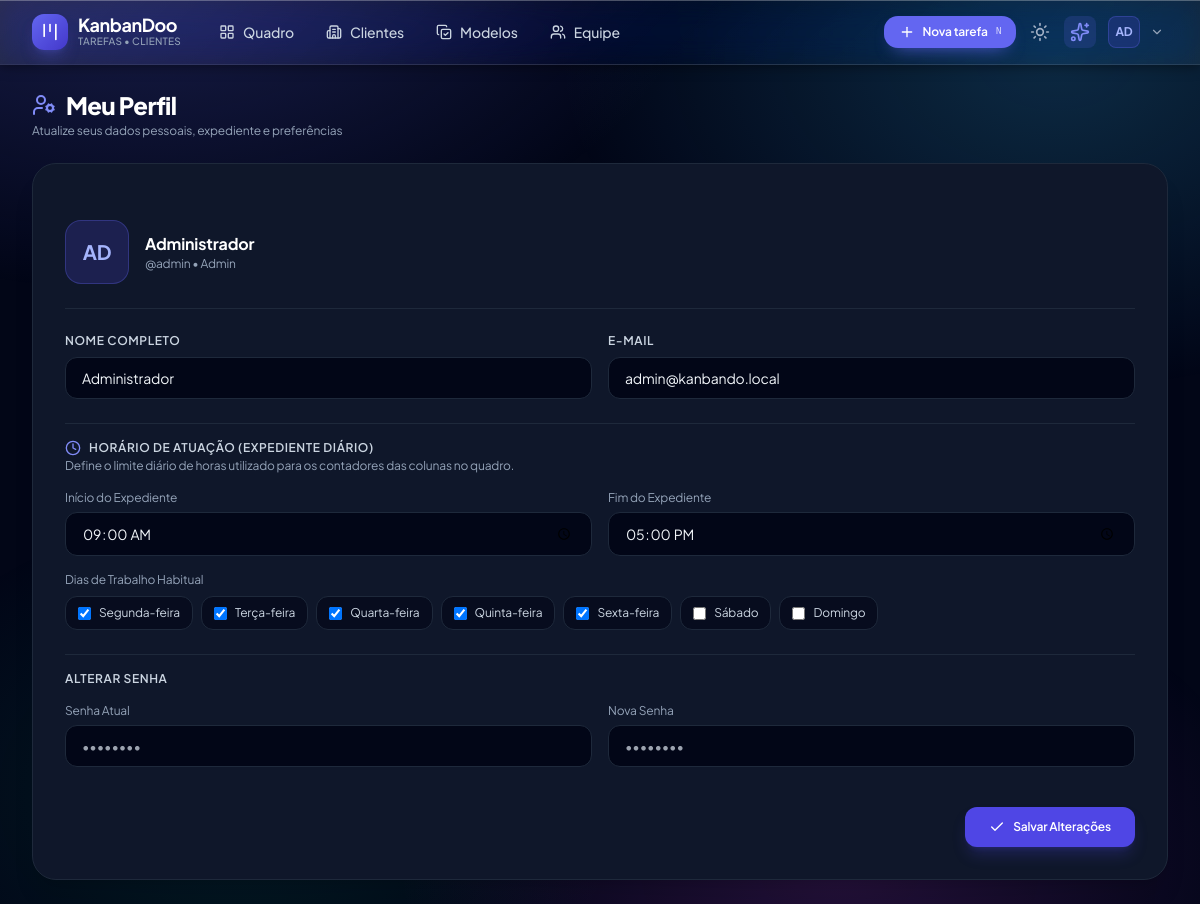
Screenshot of /perfil (signed in) with the database file from the repository.
### tables this page shows
CREATE TABLE users (
    id INTEGER PRIMARY KEY AUTOINCREMENT,
    username TEXT NOT NULL UNIQUE,
    password_hash TEXT NOT NULL,
    full_name TEXT NOT NULL,
    email TEXT NOT NULL UNIQUE,
    role TEXT NOT NULL DEFAULT 'member',
    avatar_path TEXT DEFAULT NULL,
    theme_preference TEXT NOT NULL DEFAULT 'dark',
    created_at DATETIME DEFAULT CURRENT_TIMESTAMP,
    updated_at DATETIME DEFAULT CURRENT_TIMESTAMP
, work_start_time VARCHAR(10) DEFAULT '09:00', work_end_time VARCHAR(10) DEFAULT '17:00', work_days VARCHAR(50) DEFAULT '1,2,3,4,5', board_view_mode VARCHAR(20) DEFAULT 'status', visible_columns_json TEXT DEFAULT NULL);

### app/bootstrap.php (called while the page is built, shortened)
<?php
require_once KD_ROOT . '/includes/auth.php';
function url(string $path = '/'): string
{
    $path = '/' . ltrim($path, '/');
    return BASE_PATH . ($path === '/' ? '/' : rtrim($path, '/'));
}
function current_path(): string
{
    $uri = parse_url($_SERVER['REQUEST_URI'] ?? '/', PHP_URL_PATH) ?? '/';
    $uri = rawurldecode($uri);
    $uri = '/' . trim($uri, '/');
    return $uri === '//' ? '/' : $uri;
}
function view_header(string $title): void
{
    require KD_ROOT . '/includes/header.php';
    require KD_ROOT . '/includes/navbar.php';
}
function view_footer(): void
{
    require KD_ROOT . '/includes/footer.php';
}

### app/Router.php (called while the page is built, shortened)
<?php
final class Router
{
    private array $routes = [];
    public function add(string $path, string $file, array $options = []): void
    {
        $this->routes[$this->normalize($path)] = [
            'file' => $file,
            'auth' => $options['auth'] ?? true,
            'admin' => $options['admin'] ?? false,
            'methods' => $options['methods'] ?? ['GET', 'POST'],
        ];
    }
    private function normalize(string $path): string
    {
        $path = '/' . trim($path, '/');
        return $path === '//' ? '/' : $path;
    }
    public function match(string $path): array
    {
        $path = $this->normalize($path);
        if (isset($this->routes[$path])) {
            return [$this->routes[$path], []];
        }
        return [null, []];
    }
    public function dispatch(string $path): void
    {
        [$route, $params] = $this->match($path);
        require KD_ROOT . '/app/' . ltrim($route['file'], '/');
    }
}

### index.php (called while the page is built, shortened)
<?php
require_once __DIR__ . '/app/bootstrap.php';
require_once __DIR__ . '/app/Router.php';
$router = new Router();
$path = current_path();
if (!is_logged_in() && !in_array($path, ['/entrar', '/login.php'], true) && !str_starts_with($path, '/api/')) {
    redirect(url('/entrar'));
}
$router->dispatch($path);

### includes/functions.php (called while the page is built, shortened)
<?php
function e(?string $string): string
{
    return htmlspecialchars((string)$string, ENT_QUOTES, 'UTF-8');
}

### includes/auth.php (called while the page is built, shortened)
<?php
require_once __DIR__ . '/functions.php';
function current_user(): ?array
{
    static $user = null;
    if ($user !== null) {
        return $user;
    }
    $pdo = get_pdo();
    $stmt = $pdo->prepare('SELECT id, username, full_name, email, role, avatar_path, theme_preference FROM users WHERE id = :id');
    $stmt->execute([':id' => $_SESSION['user_id']]);
    $user = $stmt->fetch();
    return $user;
}
function is_logged_in(): bool
{
    return current_user() !== null;
}
function is_admin(): bool
{
    $user = current_user();
    return $user && $user['role'] === 'admin';
}
function current_theme(): string
{
    $user = current_user();
    if ($user && !empty($user['theme_preference'])) {
        return $user['theme_preference'];
    }
    return 'dark';
}

### includes/navbar.php (shortened to what this page needs)
<?php
require_once __DIR__ . '/auth.php';
$currentUser = current_user();
$navClass = function (bool $active): string {
    return $active
        ? 'px-3.5 py-2 rounded-xl text-sm font-medium transition flex items-center gap-2 bg-indigo-600/10 text-indigo-400 border border-indigo-500/20'
        : 'px-3.5 py-2 rounded-xl text-sm font-medium transition flex items-center gap-2 text-slate-300 hover:text-white hover:bg-slate-800/50';
};
$navItems = [
    ['href' => url('/tarefas'),  'icon' => 'layout-grid', 'label' => 'Quadro',   'active' => in_array(current_path(), ['/', '/tarefas'], true) || str_starts_with(current_path(), '/tarefas/'), 'admin' => false],
    ['href' => url('/clientes'), 'icon' => 'building-2',  'label' => 'Clientes', 'active' => current_path() === '/clientes', 'admin' => false],
    ['href' => url('/modelos'),  'icon' => 'copy-check',  'label' => 'Modelos',  'active' => current_path() === '/modelos', 'admin' => false],
    ['href' => url('/equipe'),   'icon' => 'users',       'label' => 'Equipe',   'active' => current_path() === '/equipe', 'admin' => true],
];
?>
<header class="kd-header kd-glass sticky top-0 z-40 px-8 py-3">
    <div class="w-full flex items-center justify-between gap-4">
        <div class="flex items-center gap-6">
            <a href="<?= url('/tarefas') ?>" class="flex items-center gap-2.5 group" aria-label="KanbanDoo, ir para o quadro">
                <span class="w-9 h-9 rounded-xl bg-gradient-to-br from-indigo-500 to-indigo-700 flex items-center justify-center text-white shadow-lg shadow-indigo-500/25">
                    <i data-lucide="kanban" class="w-5 h-5"></i>
                </span>
                <span class="flex flex-col">
                    <span class="font-bold text-lg text-white tracking-tight leading-none">KanbanDoo</span>
                    <span class="text-[10px] text-slate-400 font-medium tracking-wide uppercase">Tarefas &bull; Clientes</span>
                </span>
            </a>
            <nav class="hidden md:flex items-center gap-1" aria-label="Navegação principal">
                <?php foreach ($navItems as $item): ?>
                    <a href="<?= e($item['href']) ?>" class="<?= $navClass($item['active']) ?>" <?= $item['active'] ? 'aria-current="page"' : '' ?>>
                        <i data-lucide="<?= e($item['icon']) ?>" class="w-4 h-4"></i>
                        <?= e($item['label']) ?>
                    </a>
                <?php endforeach; ?>
            </nav>
        </div>
        <div class="flex items-center gap-2">
            <button type="button" onclick="KD.openTaskForm()" class="kd-btn kd-btn--primary">
                <i data-lucide="plus" class="w-4 h-4"></i>
                <span class="hidden sm:inline">Nova tarefa</span>
                <kbd class="hidden lg:inline kd-menu__hint" style="color:rgba(255,255,255,.75)">N</kbd>
            </button>
            <button type="button" id="themeToggleBtn" onclick="KD.toggleTheme()" class="kd-icon-btn" aria-label="Alternar tema">
                <i data-lucide="sun" class="w-5 h-5" id="themeToggleIcon"></i>
            </button>
            <button type="button" id="glassToggleBtn" onclick="KD.toggleGlass()" class="kd-icon-btn"
                    aria-pressed="true" aria-label="Reduzir transparência" title="Efeito de vidro">
                <i data-lucide="sparkles" class="w-5 h-5"></i>
            </button>
            <div class="relative kd-menu-wrap" id="userMenuDropdown">
                <button type="button" id="userMenuTrigger" onclick="KD.toggleUserMenu(event)"
                        class="flex items-center gap-2.5 p-1 rounded-xl hover:bg-slate-800/80 transition"
                        aria-haspopup="menu" aria-expanded="false" aria-controls="userMenuPopup">
                    <span class="w-8 h-8 rounded-lg bg-indigo-600/20 border border-indigo-500/30 text-indigo-300 font-bold text-xs flex items-center justify-center">
                        <?= e(mb_strtoupper(mb_substr($currentUser['full_name'] ?? 'U', 0, 2, 'UTF-8'))) ?>
                    </span>
                    <i data-lucide="chevron-down" class="w-3.5 h-3.5 text-slate-400"></i>
                </button>
            </div>
        </div>
    </div>
</header>

### app/pages/perfil.php (shortened to what this page needs)
<?php
require_once dirname(__DIR__) . '/bootstrap.php';
$pdo = get_pdo();
$user = current_user();
$userStmt = $pdo->prepare('SELECT * FROM users WHERE id = :id');
$userStmt->execute([':id' => $user['id']]);
$user = $userStmt->fetch() ?: $user;
$currentWorkStart = $user['work_start_time'] ?? '09:00';
$currentWorkEnd   = $user['work_end_time'] ?? '17:00';
$currentWorkDays  = !empty($user['work_days']) ? explode(',', $user['work_days']) : ['1', '2', '3', '4', '5'];
view_header('Meu Perfil');
?>
<main class="flex-1 w-full px-4 lg:px-8 py-6">
    <div class="mb-6">
        <h1 class="text-2xl font-extrabold text-white tracking-tight flex items-center gap-2.5">
            <i data-lucide="user-cog" class="w-6 h-6 text-indigo-400"></i>
            <span>Meu Perfil</span>
        </h1>
        <p class="text-xs text-slate-400 mt-0.5">Atualize seus dados pessoais, expediente e preferências</p>
    </div>
    <div class="bg-slate-900 border border-slate-800 rounded-3xl p-6 sm:p-8 shadow-xl">
        <form method="POST" class="space-y-6">
            <div class="flex items-center gap-4 pb-6 border-b border-slate-800">
                <div class="w-16 h-16 rounded-2xl bg-indigo-600/20 border border-indigo-500/30 text-indigo-300 font-bold text-xl flex items-center justify-center">
                    <?= mb_strtoupper(mb_substr($user['full_name'], 0, 2, 'UTF-8')) ?>
                </div>
                <div>
                    <h3 class="text-base font-bold text-white"><?= e($user['full_name']) ?></h3>
                    <p class="text-xs text-slate-400">@<?= e($user['username']) ?> &bull; <span class="capitalize"><?= $user['role'] ?></span></p>
                </div>
            </div>
            <div class="grid grid-cols-1 sm:grid-cols-2 gap-4">
                <div>
                    <label class="block text-xs font-semibold text-slate-300 uppercase tracking-wider mb-2">Nome Completo</label>
                    <input type="text" name="full_name" value="<?= e($user['full_name']) ?>" required class="w-full px-4 py-2.5 bg-slate-950 border border-slate-800 rounded-xl text-slate-100 text-sm focus:outline-none focus:border-indigo-500 transition">
                </div>
                <div>
                    <label class="block text-xs font-semibold text-slate-300 uppercase tracking-wider mb-2">E-mail</label>
                    <input type="email" name="email" value="<?= e($user['email']) ?>" required class="w-full px-4 py-2.5 bg-slate-950 border border-slate-800 rounded-xl text-slate-100 text-sm focus:outline-none focus:border-indigo-500 transition">
                </div>
            </div>
            <div class="pt-4 border-t border-slate-800">
                <div class="flex items-center justify-between mb-4">
                    <div>
                        <h4 class="text-xs font-semibold text-slate-300 uppercase tracking-wider flex items-center gap-2">
                            <i data-lucide="clock" class="w-4 h-4 text-indigo-400"></i>
                            Horário de Atuação (Expediente Diário)
                        </h4>
                        <p class="text-xs text-slate-400 mt-0.5">Define o limite diário de horas utilizado para os contadores das colunas no quadro.</p>
                    </div>
                </div>
                <div class="grid grid-cols-1 sm:grid-cols-2 gap-4 mb-4">
                    <div>
                        <label class="block text-xs text-slate-400 mb-1.5">Início do Expediente</label>
                        <input type="time" name="work_start_time" value="<?= e($currentWorkStart) ?>" required class="w-full px-4 py-2.5 bg-slate-950 border border-slate-800 rounded-xl text-slate-100 text-sm focus:outline-none focus:border-indigo-500 transition">
                    </div>
                    <div>
                        <label class="block text-xs text-slate-400 mb-1.5">Fim do Expediente</label>
                        <input type="time" name="work_end_time" value="<?= e($currentWorkEnd) ?>" required class="w-full px-4 py-2.5 bg-slate-950 border border-slate-800 rounded-xl text-slate-100 text-sm focus:outline-none focus:border-indigo-500 transition">
                    </div>
                </div>
                <div>
                    <label class="block text-xs text-slate-400 mb-2">Dias de Trabalho Habitual</label>
                    <div class="flex flex-wrap gap-2">
                        <?php
                        $weekdaysMap = [
                            '1' => 'Segunda-feira',
                            '2' => 'Terça-feira',
                            '3' => 'Quarta-feira',
                            '4' => 'Quinta-feira',
                            '5' => 'Sexta-feira',
                            '6' => 'Sábado',
                            '0' => 'Domingo',
                        ];
                        foreach ($weekdaysMap as $dKey => $dLabel):
                            $isChecked = in_array((string)$dKey, $currentWorkDays, true);
                        ?>
                            <label class="flex items-center gap-2 px-3 py-2 rounded-xl border border-slate-800 bg-slate-950/60 text-xs text-slate-300 cursor-pointer hover:border-slate-700 transition">
                                <input type="checkbox" name="work_days[]" value="<?= $dKey ?>" <?= $isChecked ? 'checked' : '' ?> class="rounded">
                                <span><?= $dLabel ?></span>
                            </label>
                        <?php endforeach; ?>
                    </div>
                </div>
            </div>
            <div class="pt-4 border-t border-slate-800">
                <h4 class="text-xs font-semibold text-slate-300 uppercase tracking-wider mb-4">Alterar Senha</h4>
                <div class="grid grid-cols-1 sm:grid-cols-2 gap-4">
                    <div>
                        <label class="block text-xs text-slate-400 mb-1.5">Senha Atual</label>
                        <input type="password" name="current_password" placeholder="••••••••" class="w-full px-4 py-2.5 bg-slate-950 border border-slate-800 rounded-xl text-slate-100 text-sm focus:outline-none focus:border-indigo-500 transition">
                    </div>
                    <div>
                        <label class="block text-xs text-slate-400 mb-1.5">Nova Senha</label>
                        <input type="password" name="new_password" placeholder="••••••••" class="w-full px-4 py-2.5 bg-slate-950 border border-slate-800 rounded-xl text-slate-100 text-sm focus:outline-none focus:border-indigo-500 transition">
                    </div>
                </div>
            </div>
            <div class="flex items-center justify-end pt-4">
                <button type="submit" class="px-6 py-3 bg-indigo-600 hover:bg-indigo-500 text-white font-semibold text-xs rounded-xl transition shadow-lg shadow-indigo-600/25 flex items-center gap-2">
                    <i data-lucide="check" class="w-4 h-4"></i>
                    Salvar Alterações
                </button>
            </div>
        </form>
    </div>
</main>

### rows the page displays
users: full_name "AD", full_name "Administrador", username "admin", role "Admin", email "admin@kanbando.local", work_start_time "09:00", work_end_time "17:00", work_days "☑"

### other values shown
$item['label'] "Quadro"
$item['label'] "Clientes"
$item['label'] "Modelos"
$item['label'] "Equipe"
$dLabel "Segunda-feira"
$dLabel "Terça-feira"
$dLabel "Quarta-feira"
$dLabel "Quinta-feira"
$dLabel "Sexta-feira"
$dLabel "Sábado"
$dLabel "Domingo"
